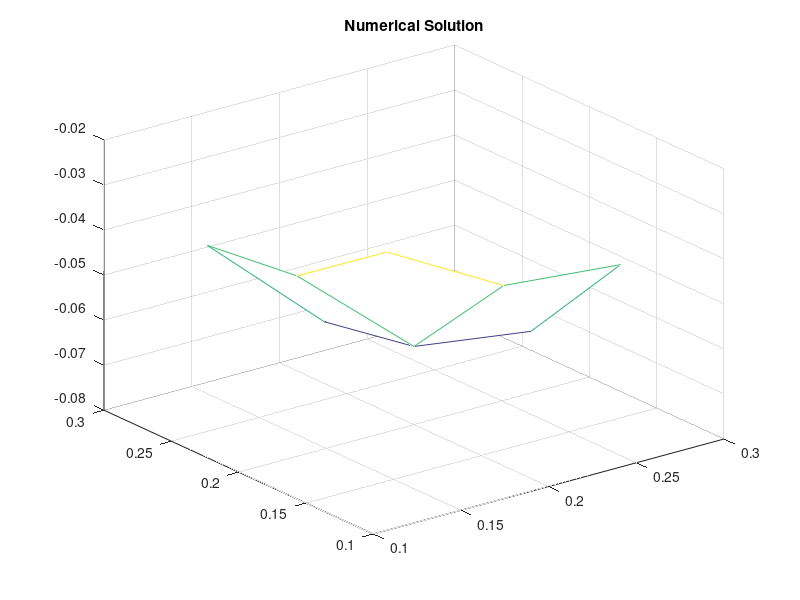
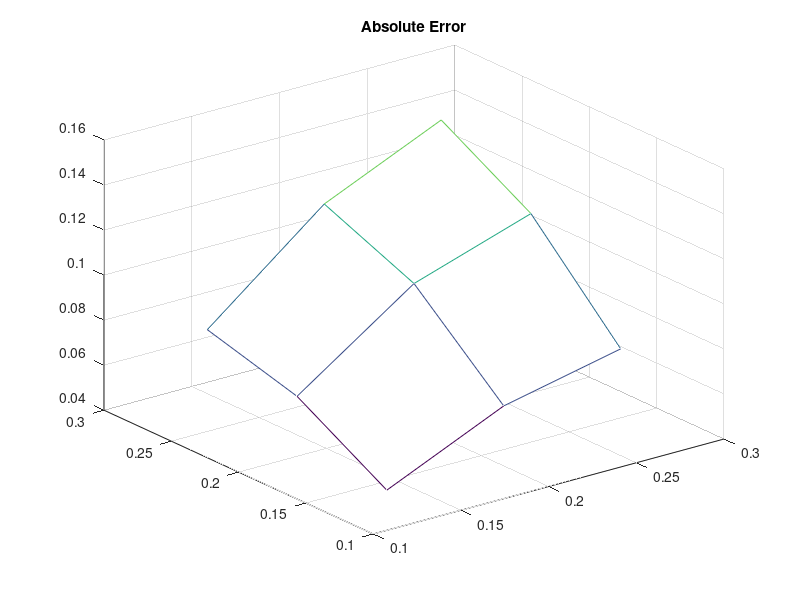
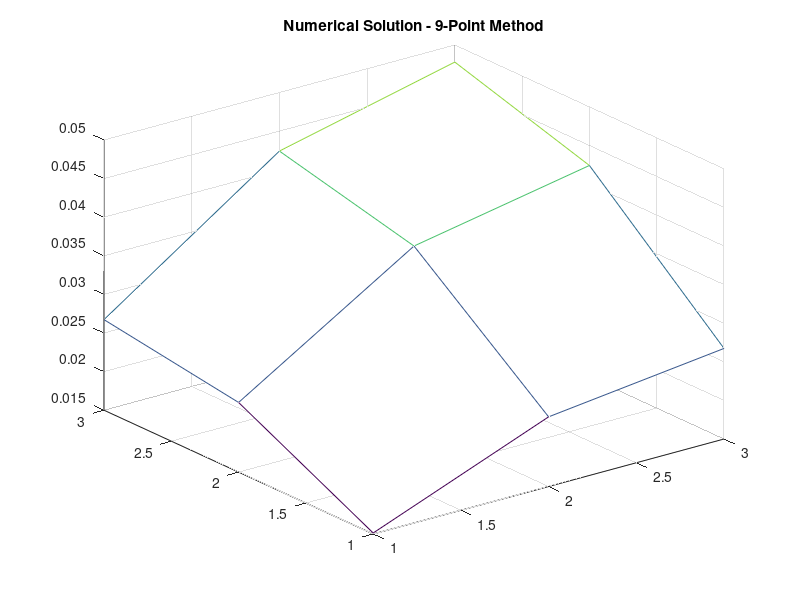
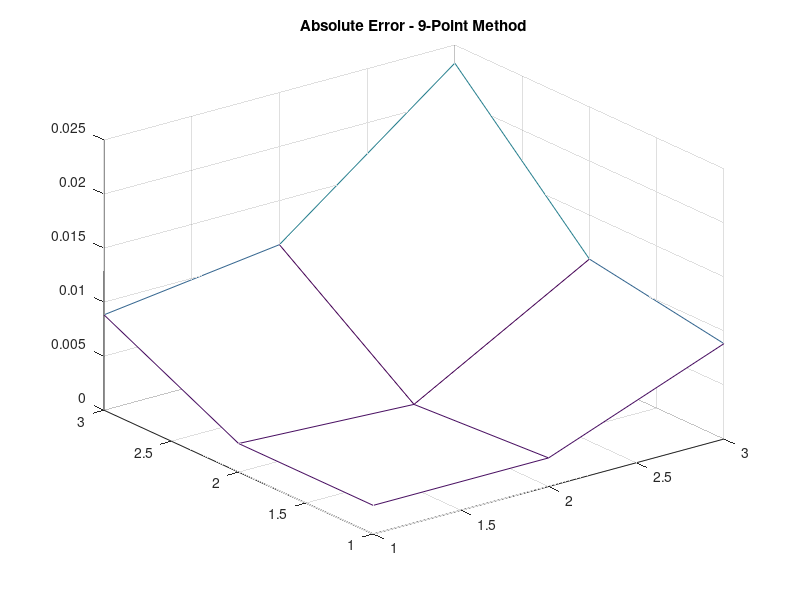

The MATLAB source for these figures, in order:
clear;
clc;

t1=tic;
% Grid size
m = 4;

% Number of positions
n = (m - 1)^2;

% Domain
L = [0, 0.4];

% Step size
h = (L(2) - L(1)) / (m-1);

%grid parameters
Nx = m - 1; Ny = m - 1; 


x = linspace(L(1) + h, L(2) - h, Nx);
y = linspace(L(1) + h, L(2) - h, Ny);
[xx, yy] = ndgrid(x, y);

xx = reshape(xx, n, 1);
yy = reshape(yy, n, 1);

% 5-Point Method
A = zeros(n, n);
for i = 1:n
    A(i,i) = 4 + 12.5 * pi^2 * h^2;  
end

% Off-diagonal elements
for i = 1:n-1
    A(i, i+1) = -1;
    A(i+1, i) = -1;
end

% Handling boundary conditions
for i = 1:Nx-1
    A(i*Nx, i*Nx + 1) = 0;
    A(i*Nx + 1, i*Nx) = 0;
end

for i = 1:n-Nx
    A(i, i+Nx) = -1;
    A(i+Nx, i) = -1;
end

f = @(x,y) -25 * pi^2 * sin(5 * pi/2) .* x .* sin(5 * pi/2) .* y;
b = h^2 * f(xx, yy);  


x = A \ b;

% Plot numerical solution
figure;
mesh(reshape(xx, Nx, Ny), reshape(yy, Nx, Ny), reshape(x, Nx, Ny));
title('Numerical Solution');

% Analytical solution
U_ANAL = sin(5 * pi/2) * xx .* sin(5 * pi/2) .* yy;

% Error plot
figure;
mesh(reshape(xx, Nx, Ny), reshape(yy, Nx, Ny), reshape(abs(x - U_ANAL), Nx, Ny));
title('Absolute Error');



% Μέθοδος 9 σημείων
I = speye(Nx); 
e = ones(Nx,1);

T1 = spdiags([2/3*e (-10/3 - 6*h^2*12.5*pi^2)*e 2/3*e], [-1 0 1], Nx, Nx);
T2 = spdiags([1*e 1*e], [-1 1], Nx, Nx);

A2D = 1/(6*h^2)*(kron(I,T1) + kron(T1,I) + kron(T2,T2));
F = f(xx, yy);

D=-gallery('poisson',Nx);
x2 = A2D \ (F + 1/12 * D * F);

figure;
mesh(reshape(x2, Nx, Ny));
title('Numerical Solution - 9-Point Method');

figure;
mesh(reshape(abs(x2 - U_ANAL), Nx, Ny));
title('Absolute Error - 9-Point Method');
t2=toc(t1);
disp(['Συνολικός χρόνος που χρειάστηκε για τους υπολογισμούς:',num2str(t2)]);
